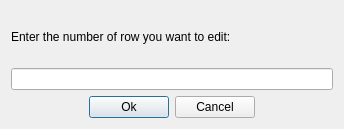
<?xml version="1.0" encoding="UTF-8"?>
<ui version="4.0">
 <class>dialogEdit</class>
 <widget class="QDialog" name="dialogEdit">
  <property name="geometry">
   <rect>
    <x>0</x>
    <y>0</y>
    <width>344</width>
    <height>129</height>
   </rect>
  </property>
  <property name="windowTitle">
   <string>Dialog</string>
  </property>
  <layout class="QGridLayout" name="gridLayout">
   <item row="0" column="0">
    <layout class="QVBoxLayout" name="verticalLayout_2">
     <item>
      <widget class="QLabel" name="label">
       <property name="text">
        <string>Enter the number of row you want to edit:</string>
       </property>
      </widget>
     </item>
     <item>
      <widget class="QLineEdit" name="lineEdit"/>
     </item>
    </layout>
   </item>
   <item row="1" column="0">
    <layout class="QHBoxLayout" name="horizontalLayout">
     <item>
      <spacer name="horizontalSpacer">
       <property name="orientation">
        <enum>Qt::Horizontal</enum>
       </property>
       <property name="sizeHint" stdset="0">
        <size>
         <width>40</width>
         <height>20</height>
        </size>
       </property>
      </spacer>
     </item>
     <item>
      <widget class="QPushButton" name="pushButtonOk">
       <property name="text">
        <string>Ok</string>
       </property>
      </widget>
     </item>
     <item>
      <widget class="QPushButton" name="pushButtonCancel">
       <property name="text">
        <string>Cancel</string>
       </property>
      </widget>
     </item>
     <item>
      <spacer name="horizontalSpacer_2">
       <property name="orientation">
        <enum>Qt::Horizontal</enum>
       </property>
       <property name="sizeHint" stdset="0">
        <size>
         <width>40</width>
         <height>20</height>
        </size>
       </property>
      </spacer>
     </item>
    </layout>
   </item>
  </layout>
 </widget>
 <resources/>
 <connections/>
</ui>
